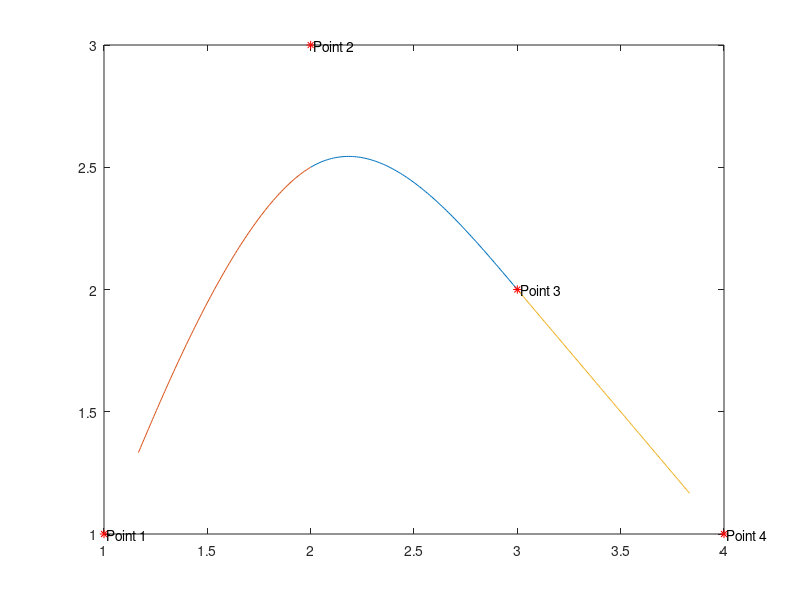

Write the MATLAB code that produced this figure.
%Points: (1,1), (2,3), (3,2), (4,1)

%Interval for parametric equations
u = linspace(0, 1);

%Parametric equations for middle segment
x = (1/6)*((1-u).^3) + (1/3)*(3*u.^3-6*u.^2+4) + (1/2)*(-3*u.^3+3*u.^2+3*u+1) + (2/3)*u.^3;
y = (1/6)*((1-u).^3) + (1/2)*(3*u.^3-6*u.^2+4) + (1/3)*(-3*u.^3+3*u.^2+3*u+1) + (1/6)*u.^3;

%Parametric equations for left-most segment
x2 = (1/6)*((1-u).^3) + (1/6)*(3*u.^3-6*u.^2+4) + (1/3)*(-3*u.^3+3*u.^2+3*u+1) + (1/2)*u.^3;
y2 = (1/6)*((1-u).^3) + (1/6)*(3*u.^3-6*u.^2+4) + (1/2)*(-3*u.^3+3*u.^2+3*u+1) + (1/3)*u.^3;

%Parametric equations for right-most segment
x3 = (1/3)*((1-u).^3) + (1/2)*(3*u.^3-6*u.^2+4) + (2/3)*(-3*u.^3+3*u.^2+3*u+1) + (2/3)*u.^3;
y3 = (1/2)*((1-u).^3) + (1/3)*(3*u.^3-6*u.^2+4) + (1/6)*(-3*u.^3+3*u.^2+3*u+1) + (1/6)*u.^3;

%Plot middle, left-most, and then right-most segments
plot(x, y);
hold on
plot(x2, y2);
hold on
plot(x3, y3);
hold on

%Plot points
plot(1, 1, 'r*');
text(1, 1, ' Point 1');
hold on
plot(2, 3, 'r*');
text(2, 3, ' Point 2');
hold on
plot(3, 2, 'r*');
text(3, 2, ' Point 3');
hold on
plot(4, 1, 'r*');
text(4, 1, ' Point 4');